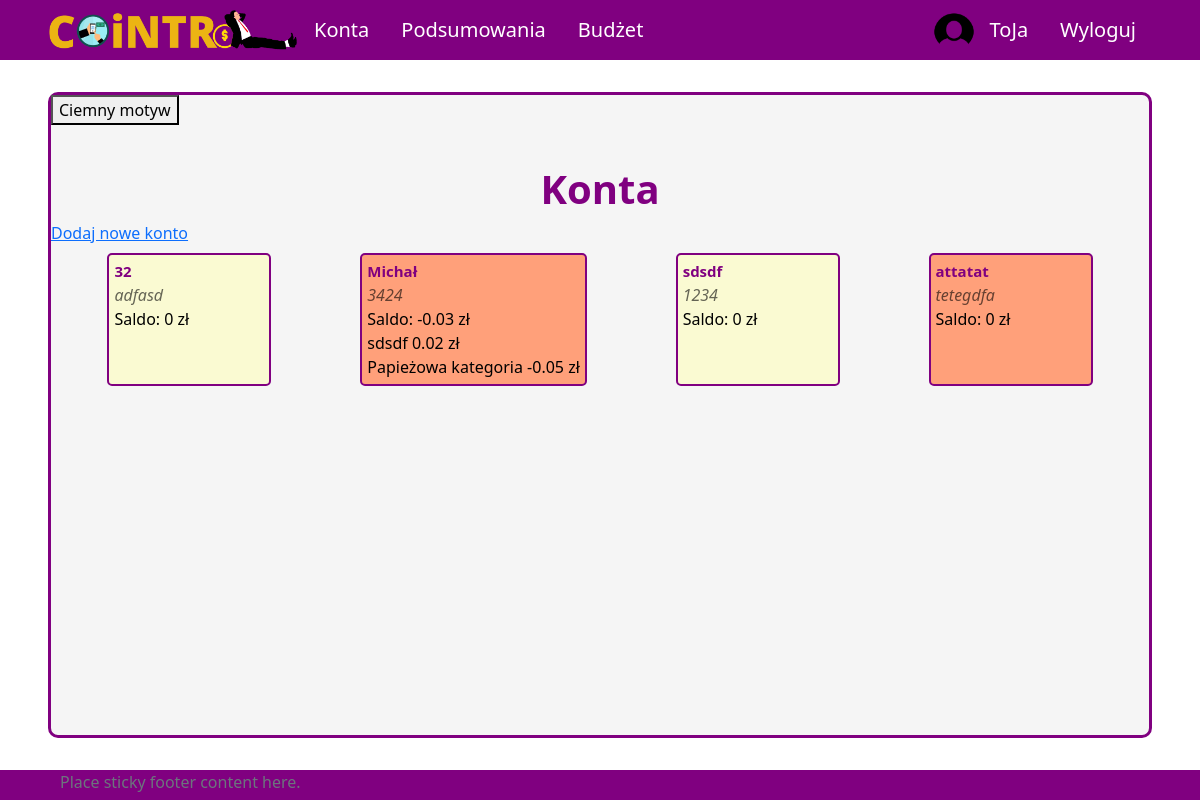
The page /all-accounts (signed in) on the database its author committed.
### aplication/models.py (models this page shows, shortened)
class Account(models.Model):
    owner = models.ForeignKey(Profile, null=True, blank=True, on_delete=models.CASCADE)
    name = models.CharField(max_length=30)
    currency = models.ForeignKey(Currency, on_delete=models.SET_NULL, null=True)
    is_shared = models.BooleanField(default=False)
    description = models.CharField(max_length=100, null=True, blank=True)
    id = models.UUIDField(default=uuid.uuid4, unique=True, primary_key=True, editable=False)
    def __str__(self):
        return self.name
    def calculate_balance(self):
        balance = 0
        transactions = Transaction.objects.filter(id_account=self)
        for transaction in transactions:
            balance += transaction.converted_amount
        return balance
    def transactions(self):
        return Transaction.objects.filter(id_account=self).order_by('-transaction_date')
    def print_description(self):
        if self.description!=None:
            return self.description
        else:
            return ""

class Transaction(models.Model):
    id_account = models.ForeignKey(Account, on_delete=models.CASCADE)
    id_user = models.ForeignKey(Profile, on_delete=models.SET_NULL, null=True) #konto z którego dokonano transakcji zostało usunięte ale transakcja ma pozostać
    id_category = models.ForeignKey(Category, on_delete=models.CASCADE, null=True, blank=True)
    id_subcategory = models.ForeignKey(Subcategory, on_delete=models.SET_NULL, null=True, blank=True)
    name = models.CharField(max_length=50)
    currency = models.ForeignKey(Currency, on_delete=models.SET_NULL, null=True)
    is_periodic = models.BooleanField(default=False)
    amount = models.DecimalField(max_digits=10, decimal_places=2)
    converted_amount = models.DecimalField(max_digits=10, decimal_places=2)
    transaction_date = models.DateField()
    description = models.CharField(max_length=255, blank=True, null=True)
    id = models.UUIDField(default=uuid.uuid4, unique=True, primary_key=True, editable=False)

### aplication/views.py (the view)
# urls.py: path('all-accounts', allAccounts, name='all-accounts'),
@login_required(login_url='login')
def allAccounts(request):
    user_accounts = User_Account.objects.filter(id_user = request.user.profile.id)
    accounts = []
    for ua in user_accounts:
        accounts.append(Account.objects.get(id=ua.id_account.id))
    context = {'accounts': accounts}
    return render(request, 'application/account/all-accounts.html', context)

### templates/application/account/all-accounts.html (shortened to what this page needs)
{% extends 'application/base.html' %}
{% block content %}
    <div class="title">
        <h1>Konta</h1>
    </div>
    <a href={% url 'create-account' %}>Dodaj nowe konto</a>
    <div class="content tiles" id="all-accounts">
        {% for acc in accounts %}
            <div class="account">
                <a class="account-link" href={% url 'account' pk=acc.id %}>
                <span class="name">{{ acc }}</span>
                <span class="account-description">{{ acc.print_description }}</span>
                <span class="balance">Saldo: {{ acc.calculate_balance }} zł</span>
                {% for tr in acc.transactions %}
                    <div class="transaction">
                        <span class="name">{{ tr.name }}</span>
                        <span class="amount">{{ tr.amount }} zł</span>
                    </div>
                {% endfor %}
                </a>
            </div>
        {% endfor %}
    </div>
{% endblock %}

### templates/application/base.html (shortened to what this page needs)
{%load static%}
<!DOCTYPE html>
<html lang="pl">
<head>
    <link href="https://cdn.jsdelivr.net/npm/bootstrap@5.2.2/dist/css/bootstrap.min.css" rel="stylesheet">
    <link rel="stylesheet" type="text/css" href="{% static 'css/style.css' %}">
</head>
<body onload="checkColorMode()">
    <nav class="nav">
        {% if user.is_authenticated %}
        <ul class="nav justify-content-start">
            <li class="nav-item"><a id="logo-link" class="nav-link" href="{% url 'home' %}">
                <img onmouseover="logoHover()" onmouseout="logoOut()" id="app-logo" src="{% static 'images/logo.png' %}">
            </a>
            <li class="nav-item"><a class="nav-link" href="{% url 'all-accounts' %}">Konta</a></li>
            <li class="nav-item"><a class="nav-link" href="#">Podsumowania</a></li>
            <li class="nav-item"><a class="nav-link" href="#">Budżet</a></li>
        </ul>
        <ul class="nav justify-content-end">
            <img src="{% static 'images/circle_user_image.png' %}", style="border-radius: 50%; width: 40px;">
            <li class="nav-item"><a class="nav-link" href="{% url 'profile' %}">{{ user.username }}</a></li>
            <li class="nav-item"><a class="nav-link" href="{% url 'logout' %}">Wyloguj</a></li>
        </ul>
        {% endif %}
    </nav>
    <div id = "site-content">
        <button onclick="darkMode()" id="dark-mode-button">Ciemny motyw</button>
        {% block content %}
        {% endblock %}
    </div>
    <footer class="footer">
        <div class="container">
            <span class="text-muted">Place sticky footer content here.</span>
        </div>
    </footer>
</body>
</html>

### aplication/static/css/style.css (style rules this page uses)
body { background-color: white; color: black; }
a.nav-link { color: white; font-size: 20px; }
ul.nav { align-items: center; }
nav.nav { height: 60px; background-color: purple; justify-content: space-between; padding-left: 4vw; padding-right: 4vw; }
#logo-link { padding: 0; }
#app-logo { width: 250px; }
#site-content { min-height: calc(100vh - 60px - 8vh - 30px); margin-top: 4vh; margin-bottom: 4vh; margin-left: 4vw; margin-right: 4vw; border: 3px solid purple; border-radius: 10px; background-color: whitesmoke; }
div.title { padding-top: 5vh; display: flex; align-items: center; flex-direction: column; }
div.title h1 { color: purple; font-size: 40px; font-weight: bold; }
div.content { padding-left: 1vw; padding-right: 1vw; }
div.tiles { display: flex; flex-wrap: wrap; justify-content: space-around; }
div.account { margin-top: 1vh; margin-bottom: 1vh; margin-left: 1vw; margin-right: 1vw; padding: 5px; border: 2px solid purple; border-radius: 5px; background-color: lightgoldenrodyellow; min-width: 150px; }
div.account:nth-child(even) { background-color: lightsalmon; }
a.account-link { min-width: 150px; display: flex; flex-direction: column; text-decoration: none; color: black; }
a.account-link > span.name { font-weight: bold; font-size: 15px; color: purple; }
a.account-link > span.account-description { font-style: italic; color: rgba(0, 0, 0, 0.6); }
footer { height: 30px; background-color: purple; justify-content: space-between; padding-left: 4vw; padding-right: 4vw; }

### rows shown on the page
Account: name "32", print_description "adfasd", calculate_balance "0"
Account: name "Michał", print_description "3424", calculate_balance "-0.03"
Transaction: name "sdsdf", amount "0.02"
Transaction: name "Papieżowa kategoria", amount "-0.05"
Account: name "sdsdf", print_description "1234", calculate_balance "0"
Account: name "attatat", print_description "tetegdfa", calculate_balance "0"

### other values the page prints
{{ user.username }} "ToJa"
